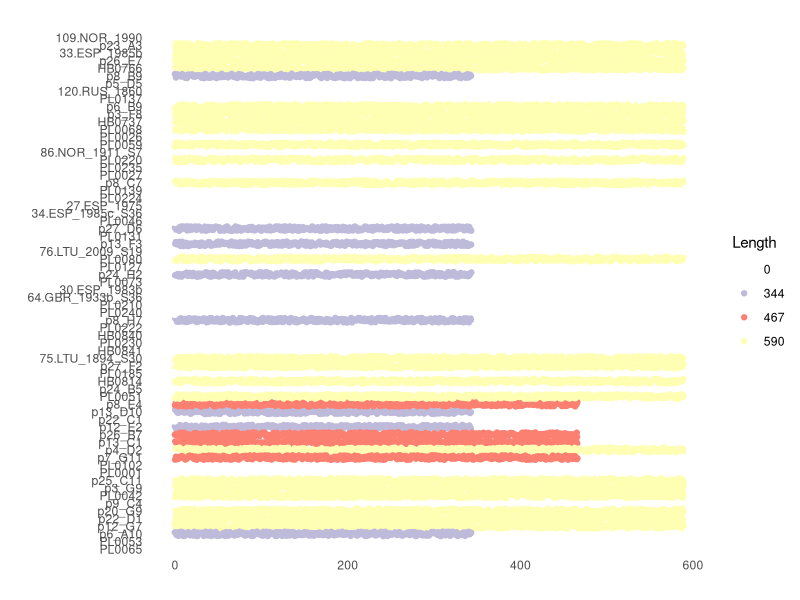

Here is the R script that generated this plot:
# Load necessary libraries
library(ggplot2)
library(dplyr)
library(tidyr)
library(RColorBrewer)

# Read the sample names from treetopologyorder.txt
tree_topology_order <- readLines("treetopologyorder.txt")
tree_order_data <- data.frame(sample = tree_topology_order, stringsAsFactors = FALSE)

# Read the new file with haplotype names and lengths
haplotype_lengths <- read.table("alltapemeasureforfishlength.txt", header = FALSE, stringsAsFactors = FALSE, col.names = c("haplotype", "length"))

# Extract sample names from haplotype names
haplotype_lengths$sample <- sub("_tape$", "", haplotype_lengths$haplotype)

# Merge tree order data with haplotype lengths
combined <- merge(tree_order_data, haplotype_lengths, by.x = "sample", by.y = "sample", all.x = TRUE)

# Ensure all samples from file 1 are included and in the correct order
combined$sample <- factor(combined$sample, levels = rev(unique(tree_order_data$sample)))

# Set length to 0 for samples without corresponding lengths in the haplotype file
combined$length[is.na(combined$length)] <- 0

# Expand the data to plot each position
expanded_data <- combined %>%
  group_by(sample) %>%
  mutate(position = ifelse(length > 0, list(0:(length - 1)), list(0))) %>%
  unnest(cols = c(position))

# Define colors for different lengths
unique_lengths <- unique(expanded_data$length)
num_colors <- length(unique_lengths)
palette <- brewer.pal(min(num_colors, 12), "Set3") # Choose a perceptually uniform palette
length_colors <- setNames(palette, unique_lengths)
length_colors <- c("0" = "white", length_colors)

# Create the plot
p <- ggplot(expanded_data, aes(x = position, y = sample, color = as.factor(length))) +
  geom_point(position = position_jitter(height = 0.3)) +
  scale_color_manual(values = length_colors, na.translate = FALSE) +
  theme_minimal() +
  theme(
    panel.grid.major = element_blank(),
    panel.grid.minor = element_blank()
  ) +
  labs(title = "",
       x = "",
       y = "",
       color = "Length") 
# Save the plot with proportional shrink on x-axis
ggsave("tapehaplotype_lengths_plot.pdf", plot = p, width = 5, height = 10, units = "in")